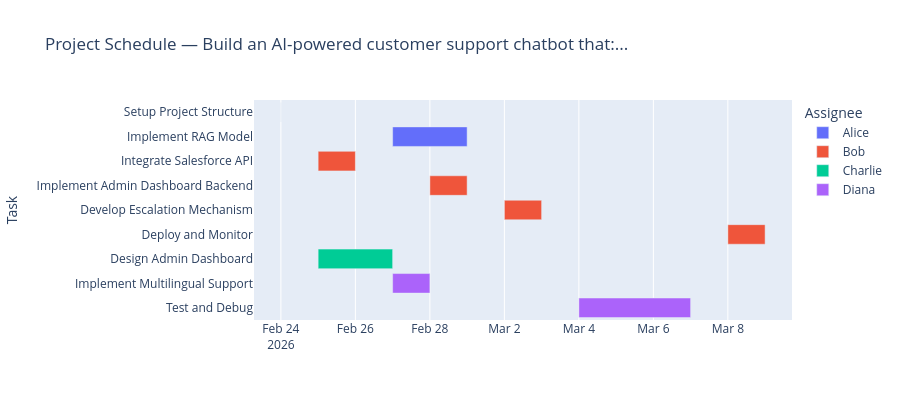

The notebook cell saved with this chart:
### Code cell
# ── Risk Score Trend ──
risk_history = final_state['project_risk_score_iterations']
display(Markdown(f"### Risk Score History"))
for i, score in enumerate(risk_history):
    bar = "█" * (score // 3)
    label = "🔴 High" if score > 30 else "🟡 Medium" if score > 15 else "🟢 Low"
    print(f"  Iteration {i+1}: {bar} {score} — {label}")

# ── Team Structure ──
display(Markdown(f"\n### Team Structure"))
for m in final_state['team'].team_members:
    tasks_assigned = sum(
        1 for a in final_state['task_allocations'].task_allocations
        if a.team_member.name == m.name
    )
    print(f"  └── {m.name} ({m.role}, {m.seniority}) — {tasks_assigned} task(s) assigned")

# ── Gantt Chart ──
display(Markdown(f"\n### Project Schedule (Gantt)"))
sched_data = []
start_date_base = datetime.now()
alloc_map = {a.task.task_name: a.team_member.name for a in final_state['task_allocations'].task_allocations}

for item in final_state['schedule'].schedule:
    t_name = item.task.task_name
    assignee = alloc_map.get(t_name, "Unassigned")
    s_date = start_date_base + timedelta(days=item.start_day)
    e_date = start_date_base + timedelta(days=item.end_day)
    sched_data.append({
        "Task": t_name,
        "Start": s_date.strftime("%Y-%m-%d"),
        "Finish": e_date.strftime("%Y-%m-%d"),
        "Assignee": assignee,
        "Duration": item.end_day - item.start_day
    })

df = pd.DataFrame(sched_data).sort_values("Start")

if not df.empty:
    fig = px.timeline(
        df, 
        x_start="Start", 
        x_end="Finish", 
        y="Task", 
        color="Assignee",
        title=f"Project Schedule — {final_state['project_description'].strip()[:50]}...",
        hover_data=["Duration"]
    )
    fig.update_yaxes(autorange="reversed")
    fig.update_layout(height=max(400, len(sched_data) * 40))
    fig.show()
else:
    print("No schedule data to plot.")

### Figure 1 — Plotly figure (JSON) as saved in the notebook; plotly's stock layout.template omitted (floating-point values rounded to 4 significant figures)
{"data": [{"base": ["2026-02-24T00:00:00.000000000", "2026-02-27T00:00:00.000000000"], "customdata": [[0], [2]], "hovertemplate": "Assignee=Alice<br>Start=%{base}<br>Finish=%{x}<br>Task=%{y}<br>Duration=%{customdata[0]}<extra></extra>", "legendgroup": "Alice", "marker": {"color": "#636efa", "pattern": {"shape": ""}}, "name": "Alice", "orientation": "h", "showlegend": true, "textposition": "auto", "type": "bar", "x": [0, 172800000], "xaxis": "x", "y": ["Setup Project Structure", "Implement RAG Model"], "yaxis": "y"}, {"base": ["2026-02-25T00:00:00.000000000", "2026-02-28T00:00:00.000000000", "2026-03-02T00:00:00.000000000", "2026-03-08T00:00:00.000000000"], "customdata": [[1], [1], [1], [1]], "hovertemplate": "Assignee=Bob<br>Start=%{base}<br>Finish=%{x}<br>Task=%{y}<br>Duration=%{customdata[0]}<extra></extra>", "legendgroup": "Bob", "marker": {"color": "#EF553B", "pattern": {"shape": ""}}, "name": "Bob", "orientation": "h", "showlegend": true, "textposition": "auto", "type": "bar", "x": [86400000, 86400000, 86400000, 86400000], "xaxis": "x", "y": ["Integrate Salesforce API", "Implement Admin Dashboard Backend", "Develop Escalation Mechanism", "Deploy and Monitor"], "yaxis": "y"}, {"base": ["2026-02-25T00:00:00.000000000"], "customdata": [[2]], "hovertemplate": "Assignee=Charlie<br>Start=%{base}<br>Finish=%{x}<br>Task=%{y}<br>Duration=%{customdata[0]}<extra></extra>", "legendgroup": "Charlie", "marker": {"color": "#00cc96", "pattern": {"shape": ""}}, "name": "Charlie", "orientation": "h", "showlegend": true, "textposition": "auto", "type": "bar", "x": [172800000], "xaxis": "x", "y": ["Design Admin Dashboard"], "yaxis": "y"}, {"base": ["2026-02-27T00:00:00.000000000", "2026-03-04T00:00:00.000000000"], "customdata": [[1], [3]], "hovertemplate": "Assignee=Diana<br>Start=%{base}<br>Finish=%{x}<br>Task=%{y}<br>Duration=%{customdata[0]}<extra></extra>", "legendgroup": "Diana", "marker": {"color": "#ab63fa", "pattern": {"shape": ""}}, "name": "Diana", "orientation": "h", "showlegend": true, "textposition": "auto", "type": "bar", "x": [86400000, 259200000], "xaxis": "x", "y": ["Implement Multilingual Support", "Test and Debug"], "yaxis": "y"}], "layout": {"barmode": "overlay", "height": 400, "legend": {"title": {"text": "Assignee"}, "tracegroupgap": 0}, "title": {"text": "Project Schedule — Build an AI-powered customer support chatbot that:..."}, "xaxis": {"anchor": "y", "domain": [0, 1], "type": "date"}, "yaxis": {"anchor": "x", "autorange": "reversed", "domain": [0, 1], "title": {"text": "Task"}}}}
